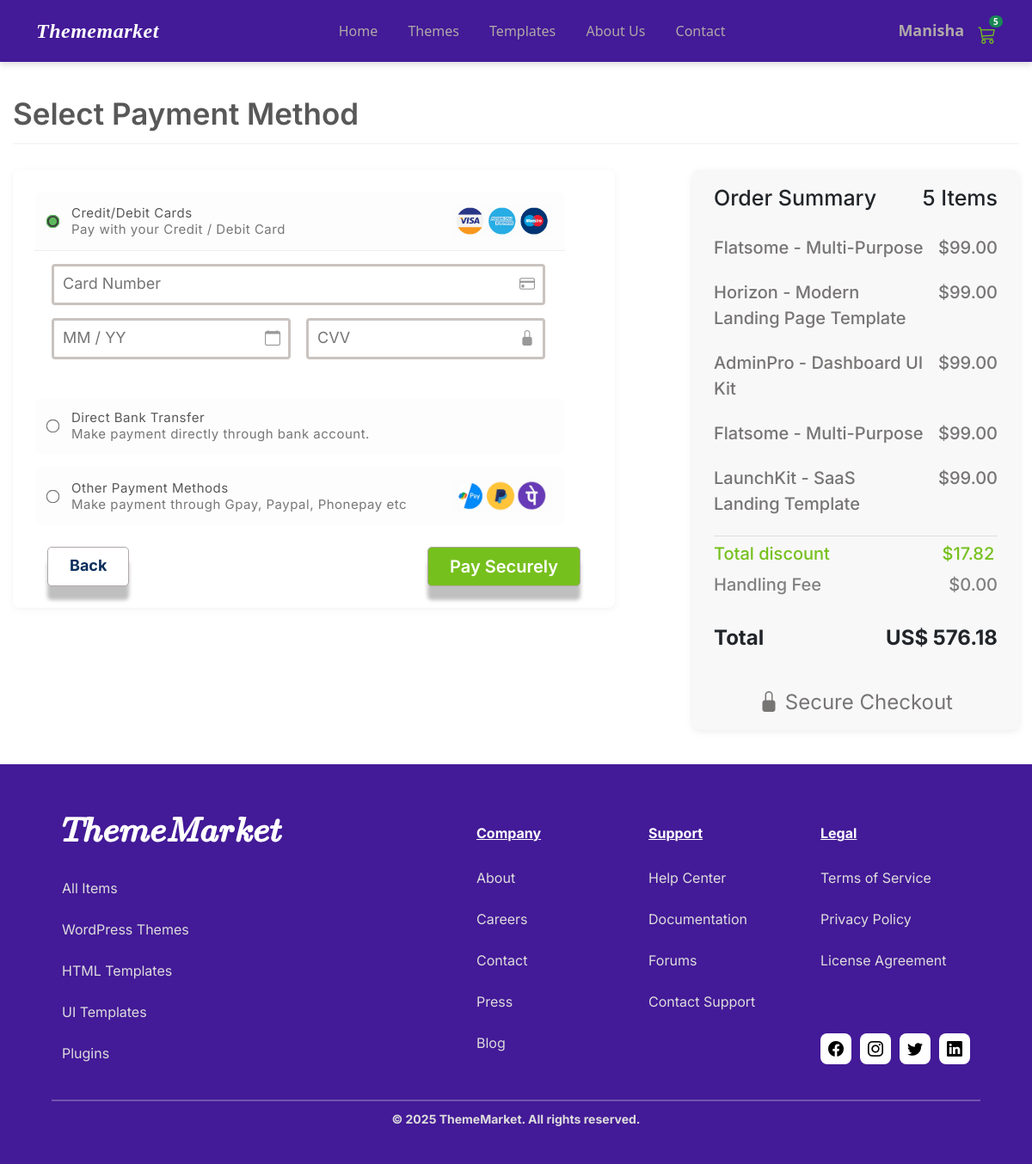
The page /payment/ (signed in) on the database as committed earlier.
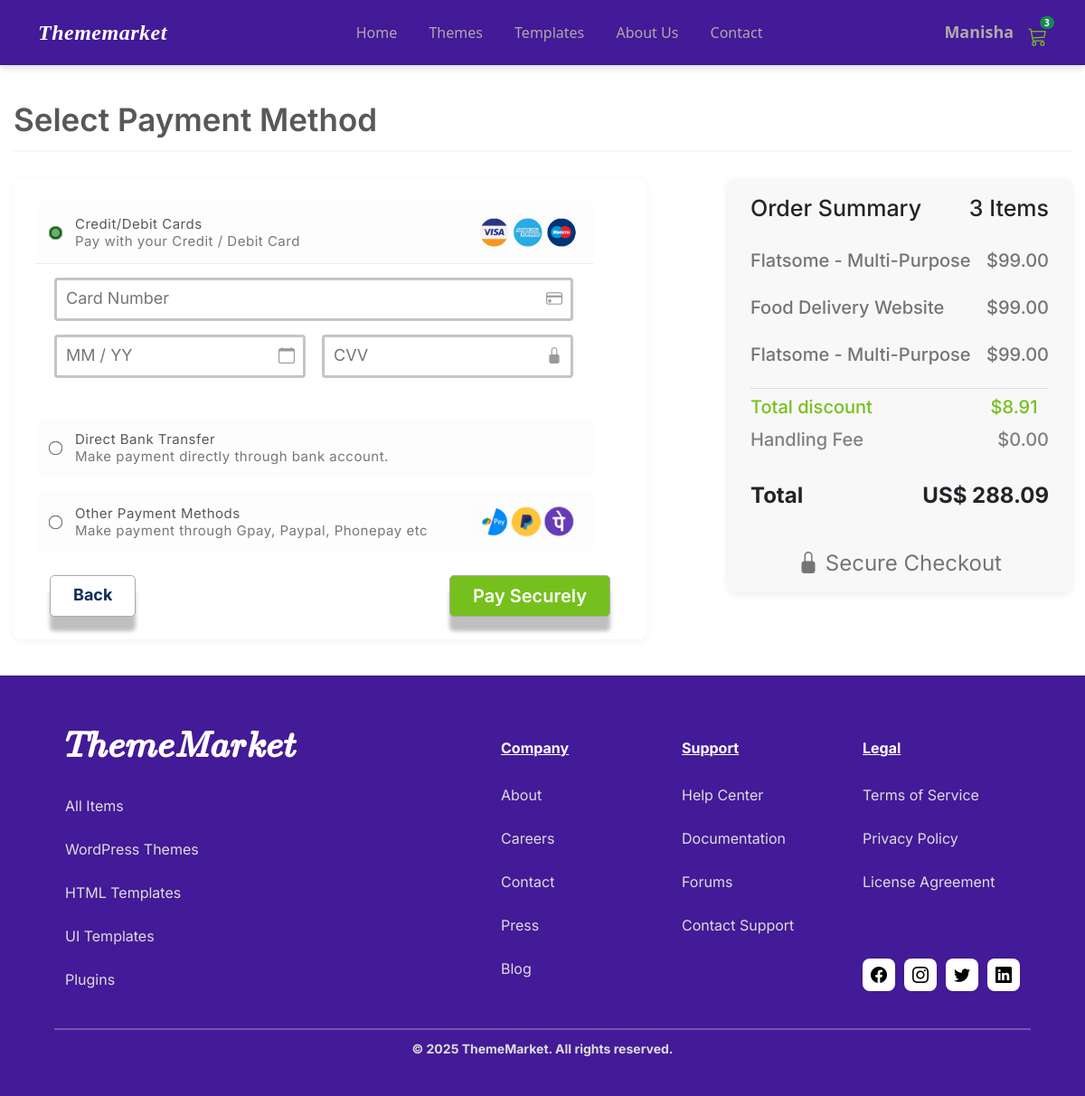
The same page on the database as committed later.
### main/models.py (models this page shows, shortened)
class CartItem(models.Model):
    user = models.ForeignKey(User, on_delete=models.CASCADE)
    template = models.ForeignKey(UITemplate, on_delete=models.CASCADE)
    quantity = models.PositiveIntegerField(default=1)
    def subtotal(self):
        return self.template.price * self.quantity

class UITemplate(models.Model):
    name = models.CharField(max_length=255)
    author = models.CharField(max_length=255, default='UX-themes')
    image = models.ImageField(upload_to='ui_templates/')
    price = models.DecimalField(max_digits=6, decimal_places=2, default=99)
    rating = models.FloatField(default=4.0)
    sales = models.PositiveIntegerField(default=205)
    is_ui_template = models.BooleanField(default=False)
    is_best_seller = models.BooleanField(default=False)
    is_top_seller = models.BooleanField(default=False)
    is_top_clean_item = models.BooleanField(default=False)

### main/views.py (the view, shortened to what this page needs)
# urls.py: path("payment/", views.payment_view, name="payment"),
@login_required
def payment_view(request):
    cart_items = CartItem.objects.filter(user=request.user)
    if not cart_items.exists():
        messages.warning(request, "Your cart is empty. Nothing to pay for.")
        return redirect('main:cart')
    total = sum(item.subtotal() for item in cart_items)
    discount = total * Decimal('0.03')
    grand_total = total - discount
    context = {
        'cart_items': cart_items,
        'total': total,
        'discount': discount,
        'grand_total': grand_total,
    }
    return render(request, 'main/payment.html', context)

### main/templates/main/payment.html (shortened to what this page needs)
{% extends 'main/layout/base.html' %}
{% load static %}
{% block content %}
<link rel="stylesheet" href="{% static 'styles/payment.css' %}">
<section class="payment-section">
  <div class="container-xl">
    <h2 class="payment-heading">Select Payment Method</h2>
    <hr class="payment-divider">
    <div class="payment-grid">
      <form method="POST" class="payment-form" action="{% url 'main:payment' %}">
        <div class="payment-card">
          <label class="radio-option">
            <input type="radio" name="payment_method" value="card" checked>
            <div>
              <span>Credit/Debit Cards</span>
              <p>Pay with your Credit / Debit Card</p>
            </div>
            <img src="{% static 'images/cards.png' %}" class="card-img" alt="Credit/Debit Cards" class="payment-icons card-logos">
          </label>
          <div class="card-details">
            <div class="form-group">
              <div class="input-with-icon">
                <input type="text" id="card-number" name="card_number" placeholder="Card Number" required>
                <i class="bi bi-credit-card"></i> </div>
            </div>
            <div class="form-row">
              <div class="form-group">
                <div class="input-with-icon">
                  <input type="text" id="expiry" name="expiry" placeholder="MM / YY" required>
                  <i class="bi bi-calendar"></i> </div>
              </div>
              <div class="form-group">
                <div class="input-with-icon">
                  <input type="text" id="cvv" name="cvv" placeholder="CVV" required>
                  <i class="bi bi-lock-fill"></i> </div>
              </div>
            </div>
            </div>
        </div>
        <div class="payment-option">
          <label class="radio-option">
            <input type="radio" name="payment_method" value="bank_transfer">
            <div>
              <span>Direct Bank Transfer</span>
              <p>Make payment directly through bank account.</p>
            </div>
            </label>
        </div>
        <div class="payment-option">
          <label class="radio-option">
            <input type="radio" name="payment_method" value="other">
            <div>
              <span>Other Payment Methods</span>
              <p>Make payment through Gpay, Paypal, Phonepay etc</p>
            </div>
            <img src="{% static 'images/upi.png' %}" alt="UPI/Paypal/Phonepay" class="payment-icons">
          </label>
        </div>
        <div class="payment-buttons">
          <a href="{% url 'main:checkout' %}" class="back-btn">Back</a>
          <button type="submit" class="pay-btn" onclick="showLoader(event)">Pay Securely</button>
        </div>
      </form>
      <div class="summary-card">
  <h3>Order Summary <span>{{ cart_items.count }} Items</span></h3>
  <div class="order-items">
    {% for item in cart_items %}
    <div class="order-item">
      <p>{{ item.template.name }}</p>
      <span>${{ item.template.price|floatformat:2 }}</span>
    </div>
    {% endfor %}
  </div>
<div class="order-totals">
  <p class="discount">Total discount <span>${{ discount|floatformat:2 }}</span></p>
  <p class="fee">Handling Fee <span>$0.00</span></p>
  <h4 class="total-line">Total <span>US$ {{ grand_total|floatformat:2 }}</span></h4>
  <div class="secure-checkout">
    <i class="bi bi-lock-fill lock"></i>
    <span>Secure Checkout</span>
  </div>
</div>
    </div>
  </div>
</section>
{% endblock %}

### main/templates/main/layout/base.html (shortened to what this page needs)
{% load static %}
<!DOCTYPE html>
<html lang="en">
<head>
  <link href="https://cdn.jsdelivr.net/npm/bootstrap@5.3.3/dist/css/bootstrap.min.css" rel="stylesheet">
  <link href="https://cdn.jsdelivr.net/npm/bootstrap-icons@1.11.3/font/bootstrap-icons.css" rel="stylesheet">
  <link rel="stylesheet" href="{% static 'styles/navbar.css' %}">
  <link rel="stylesheet" href="{% static 'styles/base.css' %}">
  <link rel="stylesheet" href="{% static 'styles/register.css' %}">
  <link rel="stylesheet" href="{% static 'styles/cart.css' %}">
  <link rel="stylesheet" href="{% static 'styles/checkout.css' %}">
  <link rel="stylesheet" href="{% static 'styles/footer.css' %}">
</head>
<body>
  {% include 'main/include/navbar.html' %}
  <main class="site-content">
    {% block content %}{% endblock %}
  </main>
  {% include 'main/include/footer.html' %}
</body>
</html>

### main/templates/main/include/navbar.html (shortened to what this page needs)
{% load static %}
<nav class="navbar navbar-expand-lg custom-navbar navbar-fixed">
  <div class="container">
    <a class="navbar-brand" href="{% url 'main:home' %}">
      <span class="logo-text">Thememarket</span>
    </a>
    <div class="collapse navbar-collapse" id="mainNavbar">
      <ul class="navbar-nav mx-auto mb-2 mb-lg-0">
  <li class="nav-item">
    <a class="nav-link {% if request.resolver_match.url_name == 'home' %}active{% endif %}"
       href="{% url 'main:home' %}">Home</a>
  </li>
  <li class="nav-item dropdown mega-dropdown">
    <a class="nav-link  {% if request.resolver_match.url_name == 'themes' %}active{% endif %}"
       href="{% url 'main:themes' %}" id="themesDropdown">Themes</a>
  </li>
  <li class="nav-item dropdown mega-dropdown">
    <a class="nav-link  {% if request.resolver_match.url_name == 'templates' %}active{% endif %}"
       href="{% url 'main:templates' %}" id="templatesDropdown">Templates</a>
  </li>
  <li class="nav-item">
    <a class="nav-link {% if request.resolver_match.url_name == 'about' %}active{% endif %}"
       href="{% url 'main:about' %}">About Us</a>
  </li>
  <li class="nav-item">
    <a class="nav-link {% if request.resolver_match.url_name == 'contact' %}active{% endif %}"
       href="{% url 'main:contact' %}">Contact</a>
  </li>
</ul>
      <div class="d-flex align-items-center gap-3">
{% if request.user.is_authenticated %}
  <div class="dropdown">
    <a href="#" class="icon-link  d-flex align-items-center" id="profileDropdown"
       data-bs-toggle="dropdown" aria-expanded="false">
      <span class="ms-2 fw-semibold username">{{ request.user.username }}</span>
    </a>
  </div>
{% else %}
  <i class="bi bi-person-circle icon-link" id="personIcon" onclick="openAuthModal()"></i>
{% endif %}
{% if request.user.is_authenticated %}
  <a href="{% url 'main:cart' %}" class="icon-link position-relative" id="cartIcon">
    <i class="bi bi-cart3"></i>
    {% with cart_count=request.user.cartitem_set.count %}
      {% if cart_count > 0 %}
        <span class="cart-badge position-absolute top-0 start-100 translate-middle badge rounded-pill bg-success" id="cart-count">
          {{ cart_count }}
        </span>
      {% else %}
        <span class="cart-badge position-absolute top-0 start-100 translate-middle badge rounded-pill bg-success" id="cart-count" style="display: none;">
          0
        </span>
      {% endif %}
    {% endwith %}
  </a>
{% endif %}
      </div>
    </div>
  </div>
</nav>

### main/templates/main/register.html (shortened to what this page needs)
{% load static %}

### main/templates/main/include/footer.html
<footer class="footer">
  <div class="container footer-container">
    <div class="footer-left">
      <h2 class="footer-logo">Theme<span>Market</span></h2>
      <ul>
        <li><a href="#">All Items</a></li>
        <li><a href="#">WordPress Themes</a></li>
        <li><a href="#">HTML Templates</a></li>
        <li><a href="#">UI Templates</a></li>
        <li><a href="#">Plugins</a></li>
      </ul>
    </div>
    <div class="footer-right">
      <div class="footer-column">
        <h4>Company</h4>
        <ul>
          <li><a href="#">About</a></li>
          <li><a href="#">Careers</a></li>
          <li><a href="#">Contact</a></li>
          <li><a href="#">Press</a></li>
          <li><a href="#">Blog</a></li>
        </ul>
      </div>
      <div class="footer-column">
        <h4>Support</h4>
        <ul>
          <li><a href="#">Help Center</a></li>
          <li><a href="#">Documentation</a></li>
          <li><a href="#">Forums</a></li>
          <li><a href="#">Contact Support</a></li>
        </ul>
      </div>
      <div class="footer-column">
        <h4>Legal</h4>
        <ul>
          <li><a href="#">Terms of Service</a></li>
          <li><a href="#">Privacy Policy</a></li>
          <li><a href="#">License Agreement</a></li>
        </ul>
        <div class="footer-social">
          <a href="#"><i class="bi bi-facebook"></i></a>
          <a href="#"><i class="bi bi-instagram"></i></a>
          <a href="#"><i class="bi bi-twitter"></i></a>
          <a href="#"><i class="bi bi-linkedin"></i></a>
        </div>
      </div>
    </div>
  </div>
  <hr>
  <p class="footer-copy">© 2025 ThemeMarket. All rights reserved.</p>
</footer>

### main/static/styles/navbar.css (style rules this page uses)
.navbar-fixed { position: fixed; top: 0; left: 0; width: 100%; background-color: #3C0CA5; z-index: 9999; box-shadow: 0 3px 8px rgba(0, 0, 0, 0.15); transition: all 0.3s ease; }
body { padding-top: 75px; }
html { scroll-behavior: smooth; }
.cart-badge { font-size: 10px; padding: 2px 5px; color: #fff; border-radius: 50%; }
.custom-navbar { background-color: #431A97; padding: 0.8rem 0; }
.logo-text { font-family: 'Georgia', serif; font-style: italic; font-weight: 700; color: #ffffff; font-size: 1.5rem; letter-spacing: 0.5px; }
.navbar-nav .nav-link { color: #AFA9A9; font-weight: 500; margin: 0 0.6rem; position: relative; transition: color 0.3s ease; }
.icon-link { color: #76C01D; font-size: 1.3rem; transition: opacity 0.2s ease; }
.icon-link { text-decoration: none; }
.username { font-size: 18px; color: #AFA9A9; }
.mega-dropdown { position: static !important; }

### main/static/styles/checkout.css (style rules this page uses)
.form-row { display: flex; gap: 15px; }
.form-group { flex: 1; display: flex; flex-direction: column; margin-bottom: 10px; }
.form-group input, .form-group select { padding: 8px; border-radius: 4px; font-size: 15px; border: 1px solid #CDC0C0; font-family: 'Roboto', sans-serif; font-weight: 400; line-height: 22px; letter-spacing: 0.5%; vertical-align: middle; transition: border-color 0.3s ease, background-color 0.3s ease; }
.summary-card { flex: 1; background: #F8F8F8; border-radius: 8px; padding: 20px 25px; box-shadow: 0 2px 8px rgba(0,0,0,0.08); }
.summary-card h3 { display: flex; justify-content: space-between; font-size: 25px; font-weight: 500; margin-bottom: 15px; font-family: 'Inter', sans-serif; font-style: Medium; line-height: 100%; letter-spacing: 0%; }
.order-items { margin-top: 30px; }
.order-item { display: flex; justify-content: space-between; margin-bottom: 6px; font-size: 20px; color: #777474; font-family: 'Inter', sans-serif; font-weight: 500; font-style: Medium; line-height: 30px; letter-spacing: 0%; }
.order-totals { border-top: 1px solid #ddd; padding-top: 10px; }
.order-totals .discount { font-family: 'Inter', sans-serif; font-weight: 500; font-style: Medium; font-size: 20px; line-height: 100%; letter-spacing: 0%; color: #76C01D; }
.order-totals .discount span { font-family: 'Inter', sans-serif; font-weight: 500; font-style: Medium; font-size: 20px; line-height: 100%; letter-spacing: 0%; margin-left: 50%; color: #76C01D; }
.order-totals .fee { display: flex; justify-content: space-between; font-size: 20px; margin: 4px 0; font-family: Inter; font-weight: 500; font-style: Medium; line-height: 100%; letter-spacing: 0%; color: #808080; }
.order-totals h4 { display: flex; justify-content: space-between; font-size: 24px; font-weight: 700; margin-top: 40px; font-family: 'Inter', sans-serif; font-style: Bold; line-height: 100%; letter-spacing: 0%; }
.discount span { color: #4caf50; font-weight: 600; }
.secure-checkout { margin-top: 50px; text-align: center; font-size: 24px; color: #777474; font-family: 'Inter', sans-serif; font-weight: 400; line-height: 100%; letter-spacing: 0%; }
.secure-checkout .lock { color: #777474; max-width: 25px !important; max-height: 31px !important; }

Rows that differ between the two databases and show on the page:
removed CartItem: template.name "Horizon - Modern Landing Page Template", template.price "99.00"
removed CartItem: template.name "AdminPro - Dashboard UI Kit", template.price "99.00"
removed CartItem: template.name "LaunchKit - SaaS Landing Template", template.price "99.00"
added CartItem: template.name "Food Delivery Website", template.price "99.00"
Other text that changed with them:
{{ cart_count }}: "5" → "3"
{{ cart_items.count }}: "5" → "3"
{{ discount|floatformat:2 }}: "17.82" → "8.91"
{{ grand_total|floatformat:2 }}: "576.18" → "288.09"
